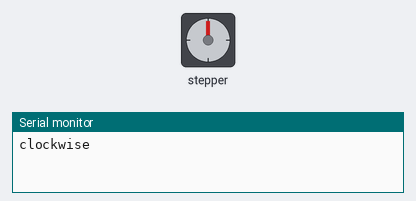
The sketch below on a simulated ESP32. Parts: stepper motor, the last lines printed to the serial monitor. Stepper angles assume 2048 steps per turn.

Above: at 0.05 s.
At 3.0 s:
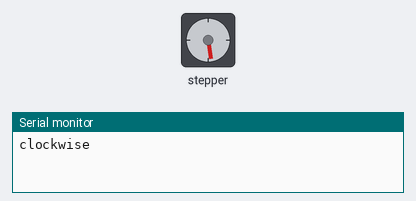
At 5.95 s:
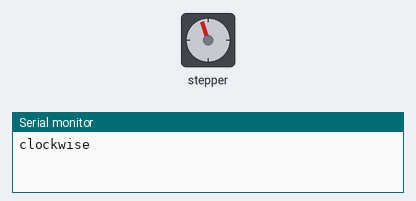
At 12.15 s:
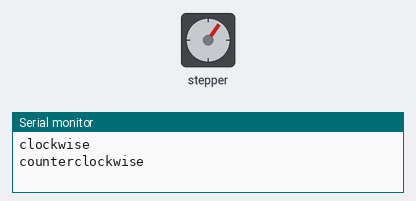
Timing chart, 0 to 16.9 s (numbered marks = the images above):
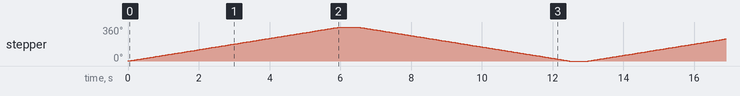

The sketch:

stepper_Example.ino
```cpp
//www.elegoo.com
//2018.10.25

/*
  Stepper Motor Control - one revolution

  This program drives a unipolar or bipolar stepper motor.
  The motor is attached to digital pins 8 - 11 of the Arduino.

  The motor should revolve one revolution in one direction, then
  one revolution in the other direction.

*/

#include <Stepper.h>

const int stepsPerRevolution = 2048;  // change this to fit the number of steps per revolution
const int rolePerMinute = 10;         // Adjustable range of 28BYJ-48 stepper is 0~17 rpm

// initialize the stepper library on pins :
Stepper myStepper(stepsPerRevolution, 21,18,19,5);//ln1-ln3-ln2-ln4

void setup() {
  myStepper.setSpeed(rolePerMinute);
  // initialize the serial port:
  Serial.begin(9600);
}

void loop() {
  // step one revolution in one direction:
  Serial.println("clockwise");
  myStepper.step(stepsPerRevolution);
  delay(500);

  // step one revolution in the other direction:
  Serial.println("counterclockwise");
  myStepper.step(-stepsPerRevolution);
  delay(500);
}
```

Measured:
- by itself, stepper: turns 360° clockwise in 6.0 s, then 360° counter-clockwise in 6.0 s, repeating every 13.0 s
